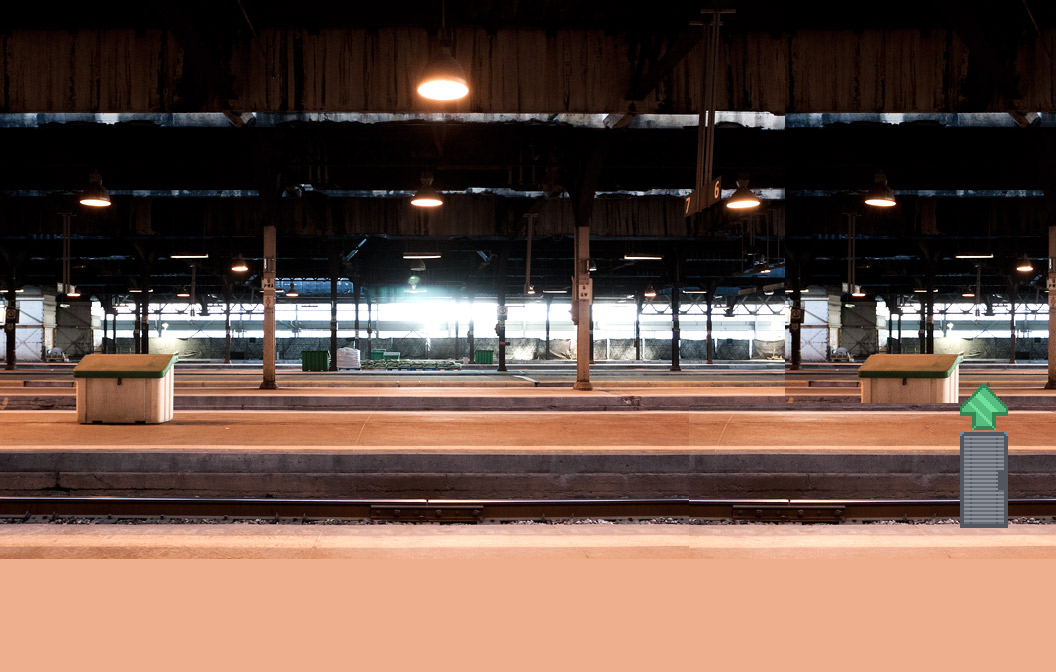

The image is a tile-based game level rendered from a .tmx file. Its description and source (layers, tilesets, objects; grid data summarised) follow:
An orthogonal 22x14 tile map with 48x48 px tiles, 2 tile layers (background, accents) and 8 objects (5x material, 2x door).

<map version="1.0" orientation="orthogonal" width="22" height="14" tilewidth="48" tileheight="48">
 <properties>
  <property name="jumping" value="false" />
  <property name="title" value="Greendale" />
 </properties>
 <tileset firstgid="1" name="station" tilewidth="48" tileheight="48">
  <image source="../images/tilesets/station.png" width="1056" height="672" />
 </tileset>
 <layer name="background" width="22" height="14">
  <data>[308 cells, 308 non-empty, 304 distinct tile ids]</data>
 </layer>
 <layer name="accents" width="22" height="14">
  <data>[308 cells, 3 non-empty, 3 distinct tile ids]</data>
 </layer>
 <objectgroup color="#ff007f" name="nodes" width="22" height="14">
  <object name="main" type="door" x="48" y="480" width="48" height="96" />
  <object name="next" type="door" x="960" y="432" width="48" height="96">
   <properties>
    <property name="button" value="UP" />
    <property name="level" value="felix" />
    <property name="to" value="main" />
   </properties>
  </object>
  <object name="emmy" type="material" x="192" y="528" width="48" height="48" />
  <object name="emmy" type="material" x="336" y="528" width="48" height="48" />
  <object name="emmy" type="material" x="480" y="576" width="48" height="48" />
  <object name="emmy" type="material" x="720" y="528" width="48" height="48" />
  <object name="emmy" type="material" x="960" y="576" width="48" height="48" />
 </objectgroup>
 <objectgroup color="#ffff00" name="floorspace" width="22" height="14" visible="0">
  <object x="0" y="528" width="1056" height="144">
   <properties>
    <property name="primary" value="true" />
   </properties>
  </object>
 </objectgroup>
</map>